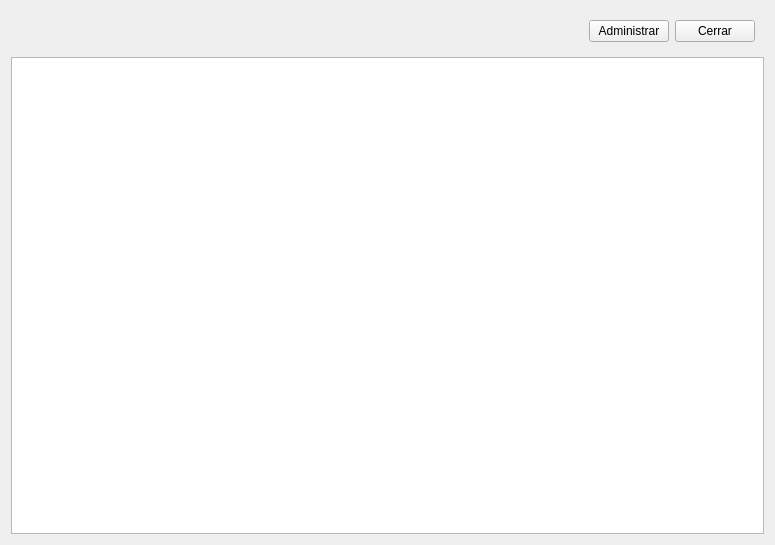
<?xml version="1.0" encoding="UTF-8"?>
<ui version="4.0">
 <class>Grid</class>
 <widget class="QWidget" name="Grid">
  <property name="geometry">
   <rect>
    <x>0</x>
    <y>0</y>
    <width>775</width>
    <height>545</height>
   </rect>
  </property>
  <property name="windowTitle">
   <string>Form</string>
  </property>
  <layout class="QVBoxLayout" name="verticalLayout">
   <item>
    <widget class="QWidget" name="widget" native="true">
     <layout class="QHBoxLayout" name="horizontalLayout">
      <item>
       <spacer name="horizontalSpacer">
        <property name="orientation">
         <enum>Qt::Horizontal</enum>
        </property>
        <property name="sizeHint" stdset="0">
         <size>
          <width>463</width>
          <height>20</height>
         </size>
        </property>
       </spacer>
      </item>
      <item>
       <widget class="QPushButton" name="btn_edit">
        <property name="text">
         <string>Administrar</string>
        </property>
       </widget>
      </item>
      <item>
       <widget class="QPushButton" name="btn_delete">
        <property name="text">
         <string>Cerrar</string>
        </property>
       </widget>
      </item>
     </layout>
    </widget>
   </item>
   <item>
    <widget class="QTableView" name="table">
     <property name="alternatingRowColors">
      <bool>true</bool>
     </property>
     <property name="selectionMode">
      <enum>QAbstractItemView::SingleSelection</enum>
     </property>
     <property name="selectionBehavior">
      <enum>QAbstractItemView::SelectRows</enum>
     </property>
     <property name="sortingEnabled">
      <bool>true</bool>
     </property>
    </widget>
   </item>
  </layout>
 </widget>
 <resources/>
 <connections/>
</ui>
